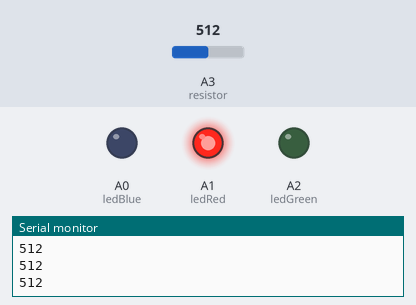
The sketch below on a simulated Arduino Uno, built with avr-gcc and run on an emulated ATmega328P. On the bench: output pins drawn as LEDs (lit = HIGH), the last lines printed to the serial monitor. The inputs (shaded band) are chosen by the test bench; at power-on: A3 (resistor) = 512.

Above: at 1.2 s.
1.3 s: A3 (resistor) set to 529
2.8 s: A3 (resistor) set to 556
At 3.5 s:
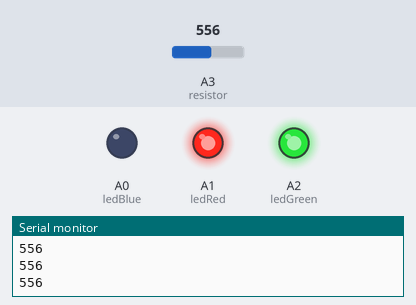
4.3 s: A3 (resistor) set to 700
5.8 s: A3 (resistor) set to 720
At 6.1 s:
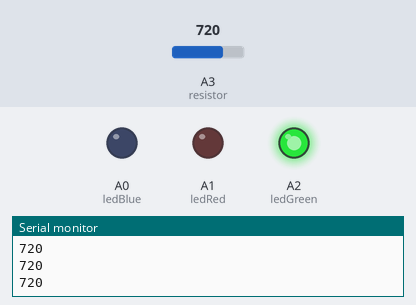
7.3 s: A3 (resistor) set to 862
8.8 s: A3 (resistor) set to 892
At 10.0 s:
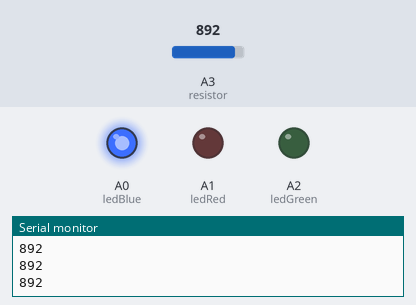
Timing chart, 0 to 11.3 s (numbered marks = the images above; inputs shaded):
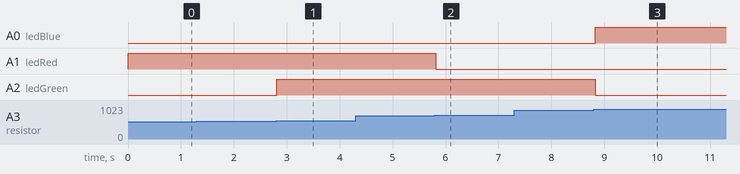

The sketch:

fita-led-com-resistor.ino
```cpp
// Configurações
const int ledRed = A1;
const int ledGreen = A2;
const int ledBlue = A0;
const int resistor = A3;

// Variáveis
int red = 255;
int green = 0;
int blue = 0;

void setup() {
  // Configura os pinos como saída
  pinMode(ledRed, OUTPUT);
  pinMode(ledGreen, OUTPUT);
  pinMode(ledBlue, OUTPUT);
  Serial.begin(9600);
}

void loop() {
  // Lê o valor do resistor
  int res = analogRead(resistor);
  Serial.println(res);

  // Verifica a faixa do resistor
  if (res < 170) {
    // Faixa 1
    red = 0;
    green = 255;
    blue = 255;
  } else if (res < 370) {
    // Faixa 2
    red = 255;
    green = 0;
    blue = 255;
  } else if (res < 540) {
    // Faixa 3
    red = 255;
    green = 0;
    blue = 0;
  } else if (res < 710) {
    // Faixa 4
    red = 255;
    green = 255;
    blue = 0;
  } else if (res < 880) {
    // Faixa 5
    red = 0;
    green = 255;
    blue = 0;
  } else {
    // Faixa 6
    red = 0;
    green = 0;
    blue = 255;
  }

  // Escreve os valores no LED
  analogWrite(ledRed, red);
  analogWrite(ledGreen, green);
  analogWrite(ledBlue, blue);

  // Aguarda 100 milissegundos
  delay(100);
}
```

Measured:
- the behaviour switches between 539 and 540 on A3 (resistor) (found by bisection; images 0 and 1)
- the behaviour switches between 709 and 710 on A3 (resistor) (found by bisection; images 1 and 2)
- the behaviour switches between 879 and 880 on A3 (resistor) (found by bisection; images 2 and 3)
- after the input at 2.8 s, A2 (ledGreen): LOW → HIGH at once
- after the input at 5.8 s, A1 (ledRed): HIGH → LOW at once
- after the input at 8.8 s, A0 (ledBlue): LOW → HIGH at once; A2 (ledGreen): HIGH → LOW at once
